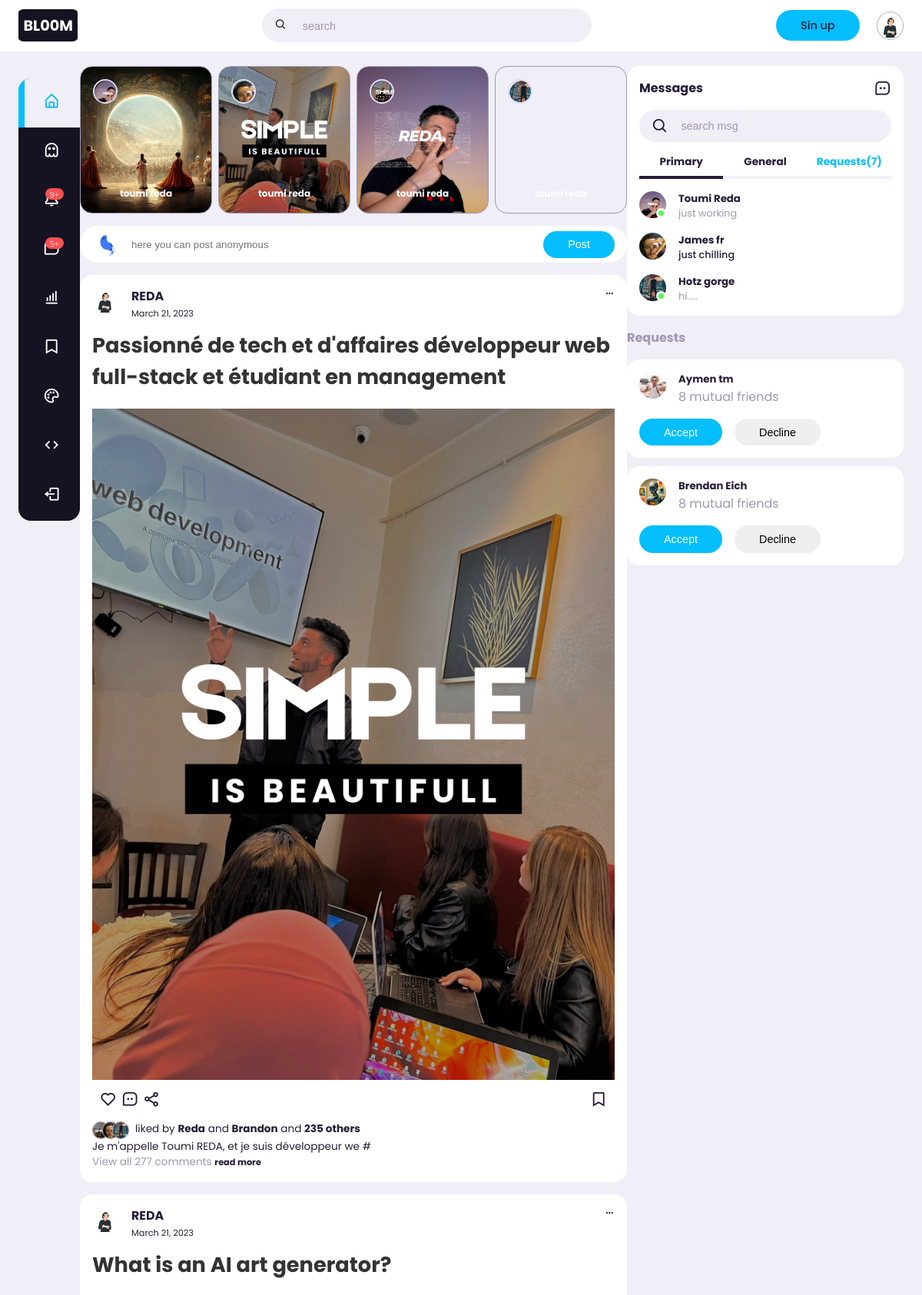
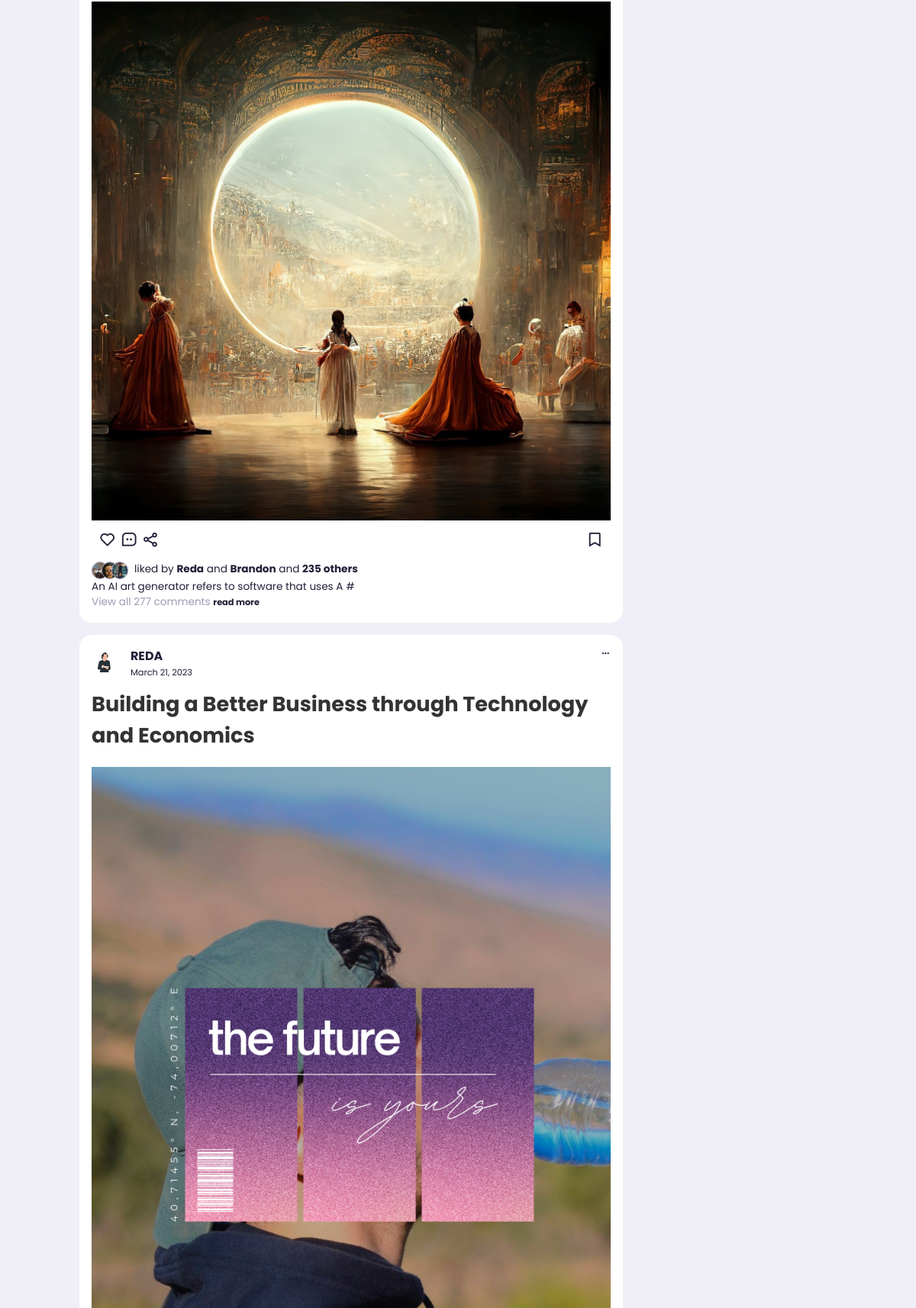
The page / (upper part) on the database its author committed (2 pictures, top to bottom).
### blogapp/models.py (models this page shows, shortened)
class Post(models.Model):
    title = models.CharField(max_length=300)
    pic = models.ImageField(null=True , blank= True , upload_to = 'images/')
    title_tag = models.CharField(max_length=300,default="s1mple")
    author = models.ForeignKey(User,on_delete=models.CASCADE)
    body = models.TextField()
    post_date=models.DateField(auto_now_add=True)
    likes = models.ManyToManyField(User,related_name='blog_post')

### blogapp/views.py (the view)
# urls.py: path('', HomeView.as_view(),name='home'),
class HomeView(ListView):
    model = Post
    ordering=['-post_date']
    template_name = 'home.html'

### blogapp/templates/home.html (shortened to what this page needs)
{% extends 'base.html' %}
{% block content %}
{% load static %}
<div class="stories">
    <div class="story">
    <div class="profile-pic">
        <img src="{%static 'images/about4.png'%}" alt="">
    </div>
    <p class="name">toumi reda</p>
    </div>
    <div class="story">
    <div class="profile-pic">
    <img src="{%static 'images/james.jpg'%}" alt="">
    </div>
    <p class="name">toumi reda</p>
    </div>
    <div class="story">
    <div class="profile-pic">
     <img src="{%static 'images/about1.png'%}" alt="">
    </div>
    <p class="name">toumi reda</p>
     </div>
    <div class="story">
    <div class="profile-pic">
     <img src="{%static 'images/hotz.jpg'%}" alt="">
    </div>
    <p class="name">toumi reda</p>
    </div>
</div>
<form action="" class="create-post">
    <div class="profile-pic">
        <img src="{%static 'images/userG.svg'%}" alt="">
    </div>
    <input type="text" placeholder="here you can post anonymous" id="create-post">
    <input type="submit" value="Post" class="btn btn-pr">
</form>
{% for post in object_list %}
<div class="feeds">
        <div class="feed">
            <div class="head">
                <div class="user">
                    <div class="profile-pic">
                        <img src="{%static 'images/user.svg'%}" alt="">
                    </div>
                    <div class="info">
                        <h3>{{post.author.username}}</h3>
                        <small>{{post.post_date}}</small>
                    </div>
                </div>
                <span class="edit">
                    <i class='bx bx-dots-horizontal-rounded'></i>
                </span>
            </div>
            <div class="post_title">
               <h1> <a class="title_link" href="{%url 'article-detail' post.pk%}">{{post.title|safe}}</a></h1>
               <br>
               {%if post.pic  %}
            <img src="{{post.pic.url}} " alt="">
            {%endif%}
            </div>
            <div class="action-button">
                <div class="interaction-buttons">
                    <span><i class='bx bx-heart'></i></span>
                    <span><i class='bx bx-message-square-dots' ></i></span>
                    <span><i class='bx bx-share-alt' ></i></span>
                </div>
                <div class="bookmark">
                    <span><i class='bx bx-bookmark' ></i></span>
                </div>
            </div>
            <div class="liked-by">
                <span><img src="{%static 'images/about1.png'%}" alt=""></span>
                <span><img src="{%static 'images/james.jpg'%}" alt=""></span>
                <span><img src="{%static 'images/hotz.jpg'%}" alt=""></span>
                <p>liked by <b>Reda</b> and <b>Brandon</b> and <b>235 others</b></p>
            </div>
            <div class="caption">
                <p>{{post.body|slice:"50"|safe}} <span class="hash-tag">#</span></p>
            </div>
            <div class="comments text-muted">
                View all 277 comments
                <small class="edit"> <a href="{%url 'article-detail' post.pk%}">read more</a></small>
            </div>
        </div>
</div>
{%endfor%}
{% endblock %}

### blogapp/templates/base.html (shortened to what this page needs)
{% load static %}
<!DOCTYPE html>
<html lang="en">
<head>
    <link href='https://unpkg.com/boxicons@2.1.1/css/boxicons.min.css' rel='stylesheet'>
    <link rel="stylesheet" href=" {%static 'css/style.css'%} ">
</head>
<body>
    <nav>
        <div class="container">
            <h2 class="log" id="test"><a href="{%url 'home' %}">BL00M</a></h2>
            <div class="search_bar">
                <i class='bx bx-search'></i>
                <input type="search" placeholder="search">
            </div>
            <div class="create">
                  {%if user.is_authenticated%}
                <label  class="btn btn-pr testing" for="creat-post"> <a href="{%url 'add_post'%}">Create Post</a></label>
                {%else%}
                <label  class="btn btn-pr testing" for="creat-post"> <a href="{% url 'register' %}">Sin up</a></label>
                {%endif%}
                <div class="profile-pic navTog">
                        <img src="{%static 'images/user.svg'%}" alt="">
                </div>
            </div>
        </div>
    </nav>
    <main>
        <div class="container">
            <div class="left">
                <div class="sidebar">
                    <a href="{% url 'home' %}"  class="menu-item active">
                        <span><i class='bx bx-home-alt'></i></span><h3>home</h3>
                    </a>
                    {%if user.profile.id %}
                    <a   class="menu-item">
                        <span><i class='bx bx-ghost' ></i></span><h3>edit profile</h3>
                    </a>
                    {%else%}
                    <a  href="{% url 'CreatProfilePage' %}"  class="menu-item">
                        <span><i class='bx bx-ghost' ></i></span><h3>creat profile</h3>
                    </a>
                    {%endif%}
                    <a  class="menu-item"  id="notif">
                        <span><i class='bx bx-bell' ><small class="notification-count" >9+</small></i></span><h3>notifications</h3>
                    </a>
                    <a  class="menu-item" id="messages">
                        <span><i class='bx bx-message-square'><small class="notification-count" >5+</small></i></span><h3>messages</h3>
                    </a>
                    <a  class="menu-item">
                        <span><i class='bx bx-bar-chart-alt' ></i></span><h3>analytics</h3>
                    </a>
                    <a  class="menu-item">
                        <span><i class='bx bx-bookmark' ></i></span><h3>bookmarks</h3>
                    </a>
                    <a  class="menu-item">
                        <span><i class='bx bx-palette' ></i></span><h3>theme</h3>
                    </a>
                    <a   class="menu-item">
                        <span><i class='bx bx-code' ></i></span><h3>settings</h3>
                    </a>
                    <a href="{% url 'logout' %}"  class="menu-item">
                        <span><i class='bx bx-log-out' ></i></span><h3>logout</h3>
                    </a>
                </div>
            </div>
            <div class="middle">
                {% block content %}
                {% endblock %}
            </div>
            <div class="right">
                <div class="messages">
                    <div class="heading">
                        <h4>Messages</h4>
                        <i class='bx bx-message-square-dots' ></i>
                    </div>
                    <div class="search_bar">
                        <i class='bx bx-search'></i>
                        <input type="search" placeholder="search msg" id="message-search">
                    </div>
                    <div class="category">
                        <h6 class="active">Primary</h6>
                        <h6>General</h6>
                        <h6 class="message-requests">
                            Requests(7)
                        </h6>
                    </div>
                    <div class="message">
                        <div class="profile-pic">
                            <img src="{%static 'images/about4.png'%}" alt="">
                            <div class="active"></div>
                        </div>
                        <div class="message-body">
                            <h5>Toumi Reda </h5>
                            <p class="text-muted">just working</p>
                        </div>
                    </div>
                    <div class="message">
                        <div class="profile-pic">
                            <img src="{%static 'images/james.jpg'%}" alt="">
                        </div>
                        <div class="message-body">
                            <h5>James fr </h5>
                            <p class="text-bold">just chilling</p>
                        </div>
                    </div>
                    <div class="message">
                        <div class="profile-pic">
                            <img src="{%static 'images/hotz.jpg'%}" alt="">
                            <div class="active"></div>
                        </div>
                        <div class="message-body">
                            <h5>Hotz gorge</h5>
                            <p class="text-muted">hi.....</p>
                        </div>
                    </div>
                </div>
                <div class="friend-requests">
                    <h4>Requests</h4>
                    <div class="request">
                        <div class="info">
                            <div class="profile-pic">
                                <img src="{%static 'images/back3.jpg'%}" alt="">
                            </div>
                            <div>
                                <h5>Aymen tm </h5>
                                <p class="text-muted">
                                    8 mutual friends
                                </p>
                            </div>
                        </div>
                        <div class="action">
                            <button class="btn btn-pr">
                                Accept
                            </button>
                            <button class="btn">
                                Decline
                            </button>
                        </div>
                    </div>
                    <div class="request">
                        <div class="info">
                            <div class="profile-pic">
                                <img src="{%static 'images/back0.jpg'%}" alt="">
                            </div>
                            <div>
                                <h5>Brendan Eich</h5>
                                <p class="text-muted">
                                    8 mutual friends
                                </p>
                            </div>
                        </div>
                        <div class="action">
                            <button class="btn btn-pr">
                                Accept
                            </button>
                            <button class="btn">
                                Decline
                            </button>
                        </div>
                    </div>
                </div>
            </div>
        </div>
    </main>
</body>
</html>

### rows shown on the page
Post: author.username "REDA", post_date "March 21, 2023", title "Passionné de tech et d'affaires développeur web full-stack et étudiant en management", pic (picture), body "Je m'appelle Toumi REDA, et je suis développeur we"
Post: author.username "REDA", post_date "March 21, 2023", title "What is an AI art generator?", pic (picture), body "An AI art generator refers to software that uses A"
Post: author.username "REDA", post_date "March 21, 2023", title "Building a Better Business through Technology and Economics", pic (picture)
